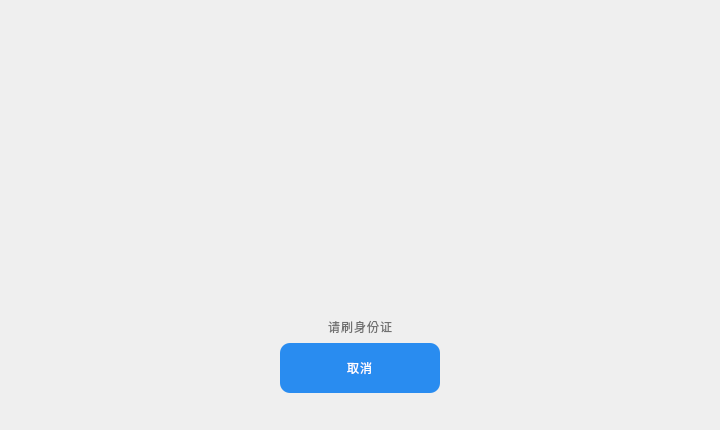
<?xml version="1.0" encoding="UTF-8"?>
<ui version="4.0">
 <class>Sys_DialogReadIDCard</class>
 <widget class="QDialog" name="Sys_DialogReadIDCard">
  <property name="geometry">
   <rect>
    <x>0</x>
    <y>0</y>
    <width>720</width>
    <height>430</height>
   </rect>
  </property>
  <property name="minimumSize">
   <size>
    <width>720</width>
    <height>430</height>
   </size>
  </property>
  <property name="maximumSize">
   <size>
    <width>720</width>
    <height>430</height>
   </size>
  </property>
  <property name="windowTitle">
   <string>Dialog</string>
  </property>
  <layout class="QVBoxLayout" name="verticalLayout">
   <item>
    <layout class="QHBoxLayout" name="horizontalLayout_3">
     <item>
      <spacer name="horizontalSpacer_5">
       <property name="orientation">
        <enum>Qt::Horizontal</enum>
       </property>
       <property name="sizeType">
        <enum>QSizePolicy::MinimumExpanding</enum>
       </property>
       <property name="sizeHint" stdset="0">
        <size>
         <width>40</width>
         <height>20</height>
        </size>
       </property>
      </spacer>
     </item>
     <item>
      <widget class="QLabel" name="label_gif">
       <property name="minimumSize">
        <size>
         <width>500</width>
         <height>300</height>
        </size>
       </property>
       <property name="maximumSize">
        <size>
         <width>500</width>
         <height>300</height>
        </size>
       </property>
       <property name="text">
        <string/>
       </property>
      </widget>
     </item>
     <item>
      <spacer name="horizontalSpacer_6">
       <property name="orientation">
        <enum>Qt::Horizontal</enum>
       </property>
       <property name="sizeType">
        <enum>QSizePolicy::MinimumExpanding</enum>
       </property>
       <property name="sizeHint" stdset="0">
        <size>
         <width>40</width>
         <height>20</height>
        </size>
       </property>
      </spacer>
     </item>
    </layout>
   </item>
   <item>
    <layout class="QHBoxLayout" name="horizontalLayout">
     <item>
      <spacer name="horizontalSpacer">
       <property name="orientation">
        <enum>Qt::Horizontal</enum>
       </property>
       <property name="sizeHint" stdset="0">
        <size>
         <width>40</width>
         <height>20</height>
        </size>
       </property>
      </spacer>
     </item>
     <item>
      <widget class="QLabel" name="label_Notify">
       <property name="maximumSize">
        <size>
         <width>16777215</width>
         <height>80</height>
        </size>
       </property>
       <property name="styleSheet">
        <string notr="true">font-weight: normal;
line-height: 49px;
letter-spacing: 1px;
color: #707070;
font:32px &quot;思源黑体 CN Medium&quot;;
border-radius: 24px;</string>
       </property>
       <property name="text">
        <string>请刷身份证</string>
       </property>
       <property name="alignment">
        <set>Qt::AlignCenter</set>
       </property>
      </widget>
     </item>
     <item>
      <spacer name="horizontalSpacer_2">
       <property name="orientation">
        <enum>Qt::Horizontal</enum>
       </property>
       <property name="sizeHint" stdset="0">
        <size>
         <width>40</width>
         <height>20</height>
        </size>
       </property>
      </spacer>
     </item>
    </layout>
   </item>
   <item>
    <layout class="QHBoxLayout" name="horizontalLayout_2">
     <item>
      <spacer name="horizontalSpacer_3">
       <property name="orientation">
        <enum>Qt::Horizontal</enum>
       </property>
       <property name="sizeHint" stdset="0">
        <size>
         <width>40</width>
         <height>20</height>
        </size>
       </property>
      </spacer>
     </item>
     <item>
      <widget class="QPushButton" name="pushButton_Stop">
       <property name="minimumSize">
        <size>
         <width>160</width>
         <height>50</height>
        </size>
       </property>
       <property name="styleSheet">
        <string notr="true">QPushButton{background-color: #298cf0;
border-radius: 10px;
font: 57 36px &quot;思源黑体 CN Medium&quot;;
font-weight: normal;
line-height: 49px;
letter-spacing: 1px;
color: #ffffff;}
QPushButton:pressed{background:#38a357;}
QPushButton:!enabled{background:#cacaca;}
</string>
       </property>
       <property name="text">
        <string>取消</string>
       </property>
      </widget>
     </item>
     <item>
      <spacer name="horizontalSpacer_4">
       <property name="orientation">
        <enum>Qt::Horizontal</enum>
       </property>
       <property name="sizeHint" stdset="0">
        <size>
         <width>40</width>
         <height>20</height>
        </size>
       </property>
      </spacer>
     </item>
    </layout>
   </item>
   <item>
    <spacer name="verticalSpacer">
     <property name="orientation">
      <enum>Qt::Vertical</enum>
     </property>
     <property name="sizeHint" stdset="0">
      <size>
       <width>20</width>
       <height>20</height>
      </size>
     </property>
    </spacer>
   </item>
  </layout>
 </widget>
 <resources/>
 <connections/>
</ui>
